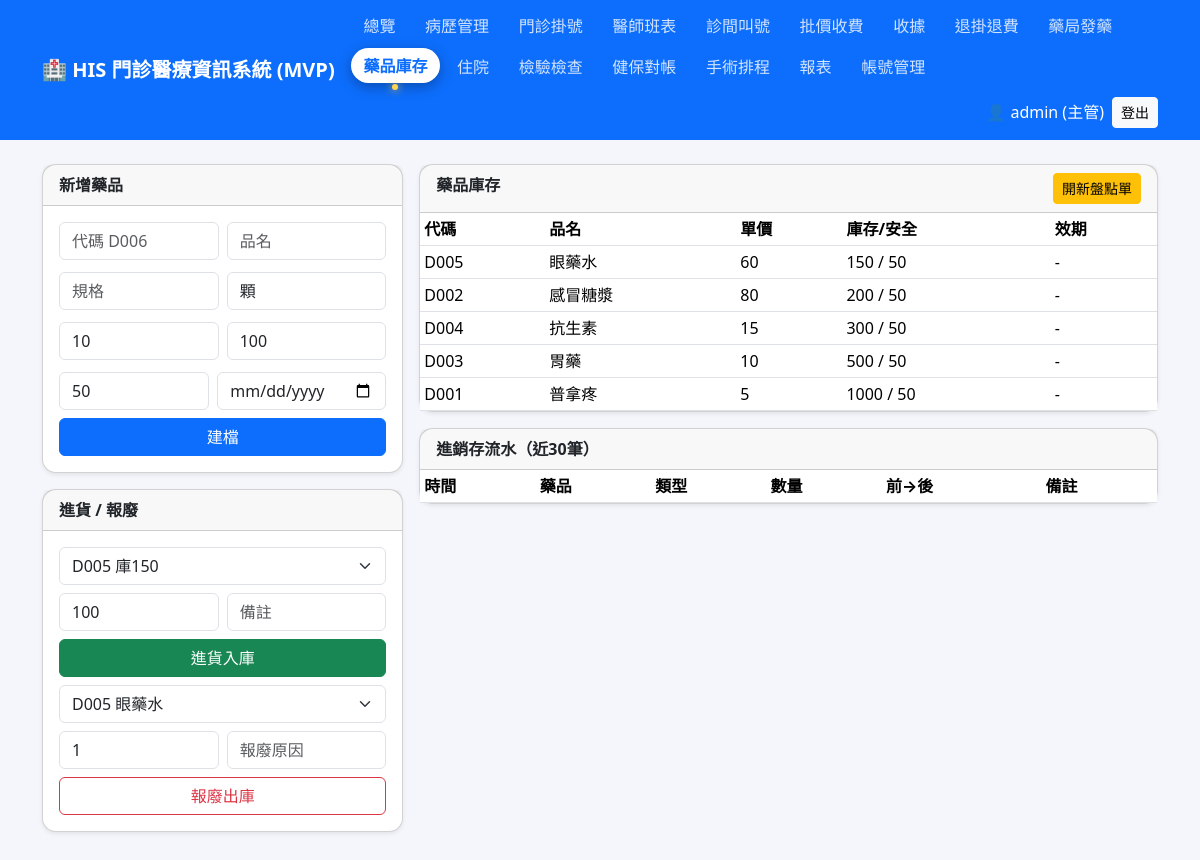
The app's page /inventory.php (signed in) with its own data.
### tables this page shows
CREATE TABLE IF NOT EXISTS drugs (
  id INT AUTO_INCREMENT PRIMARY KEY,
  code VARCHAR(30) NOT NULL UNIQUE,
  name VARCHAR(100) NOT NULL,
  spec VARCHAR(100) NULL,
  unit VARCHAR(20) NOT NULL DEFAULT '顆',
  price INT NOT NULL DEFAULT 0 COMMENT '單價(元)',
  stock INT NOT NULL DEFAULT 100,
  safety_stock INT NOT NULL DEFAULT 50,
  expiry DATE NULL,
  created_at TIMESTAMP DEFAULT CURRENT_TIMESTAMP
);

### includes/functions.php (called while the page is built, shortened)
<?php
function h($s) { return htmlspecialchars((string)$s, ENT_QUOTES, 'UTF-8'); }

### inventory.php (the view, shortened to what this page needs)
<?php
require_once __DIR__ . '/includes/header.php';
$pdo = db();
$drugs = $pdo->query('SELECT * FROM drugs ORDER BY stock ASC')->fetchAll();
$txns = $pdo->query('SELECT t.*, g.code, g.name FROM stock_txns t JOIN drugs g ON g.id=t.drug_id ORDER BY t.id DESC LIMIT 30')->fetchAll();
?>
<div class="row g-3">
<div class="col-md-4">
<div class="card shadow-sm"><div class="card-header fw-bold">新增藥品</div><div class="card-body">
<form method="post"><input type="hidden" name="act" value="new_drug">
<div class="row g-2"><div class="col"><input name="code" class="form-control" placeholder="代碼 D006" required></div><div class="col"><input name="name" class="form-control" placeholder="品名" required></div></div>
<div class="row g-2 mt-1"><div class="col"><input name="spec" class="form-control" placeholder="規格"></div><div class="col"><input name="unit" class="form-control" value="顆"></div></div>
<div class="row g-2 mt-1"><div class="col"><input name="price" type="number" class="form-control" value="10"></div><div class="col"><input name="stock" type="number" class="form-control" value="100"></div></div>
<div class="row g-2 mt-1"><div class="col"><input name="safety_stock" type="number" class="form-control" value="50"></div><div class="col"><input name="expiry" type="date" class="form-control"></div></div>
<button class="btn btn-primary w-100 mt-2">建檔</button></form></div></div>
<div class="card shadow-sm mt-3"><div class="card-header fw-bold">進貨 / 報廢</div><div class="card-body">
<form method="post"><input type="hidden" name="act" value="purchase">
<select name="drug_id" class="form-select mb-2"><?php foreach ($drugs as $d): ?><option value="<?= $d['id'] ?>"><?= h($d['code'].' 庫'.$d['stock']) ?></option><?php endforeach; ?></select>
<div class="row g-2"><div class="col"><input name="qty" type="number" value="100" min="1" class="form-control"></div><div class="col"><input name="note" class="form-control" placeholder="備註"></div></div>
<button class="btn btn-success w-100 mt-2">進貨入庫</button></form>
<form method="post" class="mt-2"><input type="hidden" name="act" value="discard">
<select name="drug_id" class="form-select mb-2"><?php foreach ($drugs as $d): ?><option value="<?= $d['id'] ?>"><?= h($d['code'].' '.$d['name']) ?></option><?php endforeach; ?></select>
<div class="row g-2"><div class="col"><input name="qty" type="number" value="1" min="1" class="form-control"></div><div class="col"><input name="note" class="form-control" placeholder="報廢原因"></div></div>
<button class="btn btn-outline-danger w-100 mt-2">報廢出庫</button></form></div></div>
</div>
<div class="col-md-8">
<div class="card shadow-sm"><div class="card-header fw-bold d-flex justify-content-between">藥品庫存 <a class="btn btn-sm btn-warning" href="inventory.php?new_st=1">開新盤點單</a></div>
<table class="table table-sm table-hover mb-0"><tr><th>代碼</th><th>品名</th><th>單價</th><th>庫存/安全</th><th>效期</th></tr>
<?php foreach ($drugs as $d): ?><tr class="<?= $d['stock'] <= $d['safety_stock'] ? 'table-warning' : '' ?>">
<td><?= h($d['code']) ?></td><td><?= h($d['name']) ?></td><td><?= number_format($d['price']) ?></td>
<td><?= $d['stock'] ?> / <?= $d['safety_stock'] ?><?= $d['stock'] <= $d['safety_stock'] ? ' ⚠' : '' ?></td><td><?= h($d['expiry'] ?? '-') ?></td></tr><?php endforeach; ?></table></div>
<div class="card shadow-sm mt-3"><div class="card-header fw-bold">進銷存流水（近30筆）</div>
<table class="table table-sm mb-0"><tr><th>時間</th><th>藥品</th><th>類型</th><th>數量</th><th>前→後</th><th>備註</th></tr>
<?php foreach ($txns as $t): ?><tr><td><?= h($t['created_at']) ?></td><td><?= h($t['code']) ?></td><td><?= h($t['txn_type']) ?></td>
<td><?= ($t['qty'] > 0 ? '+' : '') . $t['qty'] ?></td><td><?= $t['before_stock'] ?>→<?= $t['after_stock'] ?></td><td><?= h($t['note'] ?? '') ?></td></tr><?php endforeach; ?></table></div>
</div></div>
<?php require_once __DIR__ . '/includes/footer.php'; ?>

### includes/header.php (style rules this page uses)
body { background:#f4f6fb }
.card { border-radius:14px }

### records on screen
drugs: code "D005", name "眼藥水", price "60", stock "150", safety_stock "50", expiry "-"
drugs: code "D002", name "感冒糖漿", price "80", stock "200", safety_stock "50", expiry "-"
drugs: code "D004", name "抗生素", price "15", stock "300", safety_stock "50", expiry "-"
drugs: code "D003", name "胃藥", price "10", stock "500", safety_stock "50", expiry "-"
drugs: code "D001", name "普拿疼", price "5", stock "1000", safety_stock "50", expiry "-"

### other values on screen
APP_NAME "HIS 門診醫療資訊系統 (MVP)"
$label "總覽"
$label "病歷管理"
$label "門診掛號"
$label "醫師班表"
$label "診間叫號"
$label "批價收費"
$label "收據"
$label "退掛退費"
$label "藥局發藥"
$label "藥品庫存"
$label "住院"
$label "檢驗檢查"
$label "健保對帳"
$label "手術排程"
